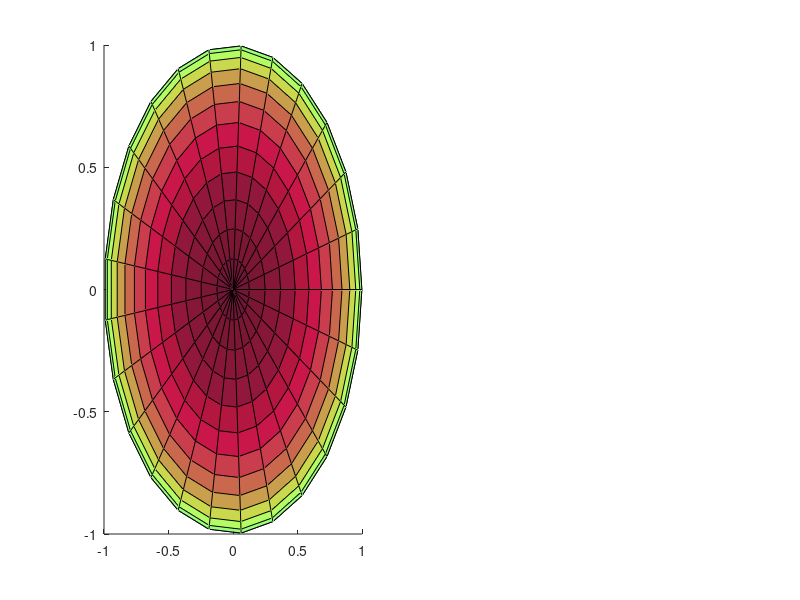

Source code (MATLAB): (Note: this script raises an error after producing the figure.)
clear all, close all, clc

theta = [pi/15; -pi/9; -pi/20];
Sigma = diag([1.5; 1; 0.5]);

Rx = [1 0 0; 0 cos(theta(1)) -sin(theta(1)); 0 sin(theta(1)) cos(theta(1))];
Ry = [cos(theta(2)) 0 sin(theta(2)); 0 1 0; -sin(theta(2)) 0 cos(theta(2))];
Rz = [cos(theta(3)) -sin(theta(3)) 0; sin(theta(3)) cos(theta(3)) 0; 0 0 1];
    
   
X = Rz*Ry*Rx*Sigma;
subplot(1,2,1), hold on
[x, y, z] = sphere(25);
h1 = surf(x, y, z);
set(h1,'FaceAlpha',.7)
colormap jet, lighting phong,  axis equal
axis([-2 2 -2 2 -2 2]), view([45 26]) 


%%
xR = 0*x; yR = 0*y; zR = 0*z;

for i=1:size(x,1)
    for j=1:size(x,2)
        vecR = X*[x(i,j); y(i,j); z(i,j)];
        xR(i,j) = vecR(1);
        yR(i,j) = vecR(2);
        zR(i,j) = vecR(3);
    end
end

subplot(1,2,2), hold on
h2 = surf(xR, yR, zR, z);
set(h2,'FaceAlpha',.7)
colormap jet, lighting phong,  axis equal
axis([-2 2 -2 2 -2 2]), view([45 26]) 


[U, S ,V] = svd(X);
R = U*S

